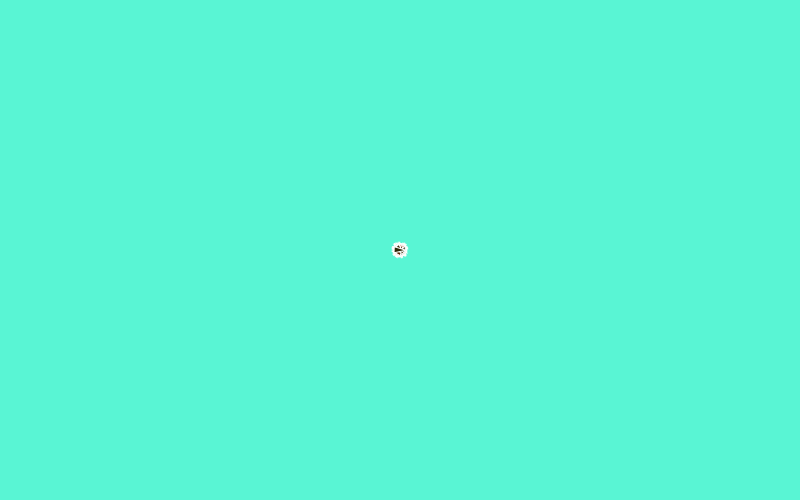
Frame 1 (no input)
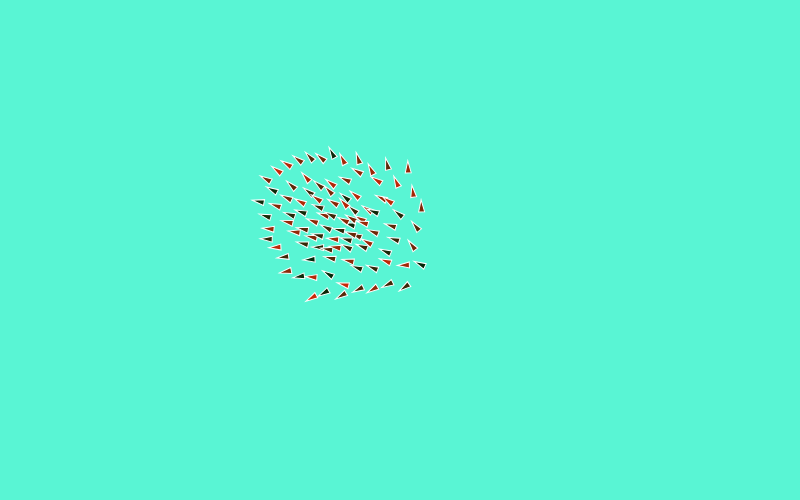
Frame 60 (no input)
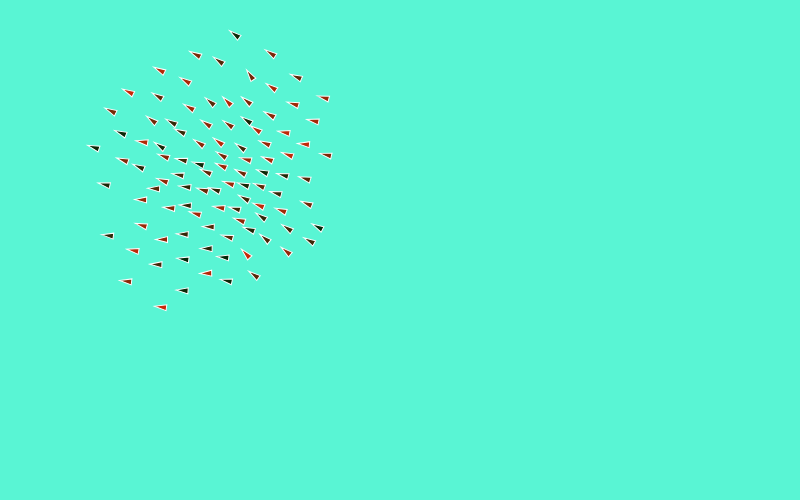
Frame 120 (the mouse pressed at the canvas centre since frame 60)

The p5.js sketch that drew these frames (run headless with seeded random() and noise() and a simulated clock; from frame 60 on, the mouse is pressed at the canvas centre):

// p5.js sketch
// ── sketch.js
let flock;

function setup() {
  createCanvas(800, 500);
  createP('Drag the mouse to generate new boids.');

  flock = new Flock();

  // Add an initial set of boids into the system
  for (let i = 0; i < 100; i++) {
    let b = new Boid(width / 2, height / 2);
    flock.addBoid(b);
  }

  describe(
    'A group of bird-like objects, represented by triangles, moving across the canvas, modeling flocking behavior.'
  );
}

function draw() {
  background(89, 245, 212);
  flock.run();
}

// On mouse drag, add a new boid to the flock
function mouseDragged() {
  flock.addBoid(new Boid(mouseX, mouseY));
}

// Flock class to manage the array of all the boids
class Flock {
  constructor() {
    // Initialize the array of boids
    this.boids = [];
  }

  run() {
    for (let boid of this.boids) {
      // Pass the entire list of boids to each boid individually
      boid.run(this.boids);
    }
  }

  addBoid(b) {
    this.boids.push(b);
  }
}

class Boid {
  constructor(x, y) {
    this.acceleration = createVector(0, 0);
    this.velocity = createVector(random(-1, 1), random(-1, 1));
    this.position = createVector(x, y);
    this.size = 3.0;

    // Maximum speed
    this.maxSpeed = 3;

    // Maximum steering force
    this.maxForce = 0.05;
    colorMode(RGB);
    this.color = color(random(202), 40, 7);
  }

  run(boids) {
    this.flock(boids);
    this.update();
    this.borders();
    this.render();
  } 

  applyForce(force) {
    // We could add mass here if we want: A = F / M
    this.acceleration.add(force);
  }

  // We accumulate a new acceleration each time based on three rules
  flock(boids) {
    let separation = this.separate(boids);
    let alignment = this.align(boids);
    let cohesion = this.cohesion(boids);

    // Arbitrarily weight these forces
    separation.mult(1.5);
    alignment.mult(1.0);
    cohesion.mult(1.0);

    // Add the force vectors to acceleration
    this.applyForce(separation);
    this.applyForce(alignment);
    this.applyForce(cohesion);
  }

  // Method to update location
  update() {
    // Update velocity
    this.velocity.add(this.acceleration);

    // Limit speed
    this.velocity.limit(this.maxSpeed);
    this.position.add(this.velocity);

    // Reset acceleration to 0 each cycle
    this.acceleration.mult(0);
  }

  // A method that calculates and applies a steering force towards a target
  // STEER = DESIRED MINUS VELOCITY
  seek(target) {
    // A vector pointing from the location to the target
    let desired = p5.Vector.sub(target, this.position);

    // Normalize desired and scale to maximum speed
    desired.normalize();
    desired.mult(this.maxSpeed);

    // Steering = Desired minus Velocity
    let steer = p5.Vector.sub(desired, this.velocity);

    // Limit to maximum steering force
    steer.limit(this.maxForce);
    return steer;
  }

  render() {
    // Draw a triangle rotated in the direction of velocity
    let theta = this.velocity.heading() + radians(90);
    fill(this.color);
    stroke(255);
    push();
    translate(this.position.x, this.position.y);
    rotate(theta);
    beginShape();
    vertex(0, -this.size * 2);
    vertex(-this.size, this.size * 2);
    vertex(this.size, this.size * 2);
    endShape(CLOSE);
    pop();
  }

  // Wraparound
  borders() {
    if (this.position.x < -this.size) {
      this.position.x = width + this.size;
    }

    if (this.position.y < -this.size) {
      this.position.y = height + this.size;
    }

    if (this.position.x > width + this.size) {
      this.position.x = -this.size;
    }

    if (this.position.y > height + this.size) {
      this.position.y = -this.size;
    }
  }

  // Separation
  // Method checks for nearby boids and steers away
  separate(boids) {
    let desiredSeparation = 25.0;
    let steer = createVector(0, 0);
    let count = 0;

    // For every boid in the system, check if it's too close
    for (let boid of boids) {
      let distanceToNeighbor = p5.Vector.dist(this.position, boid.position);

      // If the distance is greater than 0 and less than an arbitrary amount (0 when you are yourself)
      if (distanceToNeighbor > 0 && distanceToNeighbor < desiredSeparation) {
        // Calculate vector pointing away from neighbor
        let diff = p5.Vector.sub(this.position, boid.position);
        diff.normalize();

        // Scale by distance
        diff.div(distanceToNeighbor);
        steer.add(diff);

        // Keep track of how many
        count++;
      }
    }

    // Average -- divide by how many
    if (count > 0) {
      steer.div(count);
    }

    // As long as the vector is greater than 0
    if (steer.mag() > 0) {
      // Implement Reynolds: Steering = Desired - Velocity
      steer.normalize();
      steer.mult(this.maxSpeed);
      steer.sub(this.velocity);
      steer.limit(this.maxForce);
    }
    return steer;
  }

  // Alignment
  // For every nearby boid in the system, calculate the average velocity
  align(boids) {
    let neighborDistance = 50;
    let sum = createVector(0, 0);
    let count = 0;
    for (let i = 0; i < boids.length; i++) {
      let d = p5.Vector.dist(this.position, boids[i].position);
      if (d > 0 && d < neighborDistance) {
        sum.add(boids[i].velocity);
        count++;
      }
    }
    if (count > 0) {
      sum.div(count);
      sum.normalize();
      sum.mult(this.maxSpeed);
      let steer = p5.Vector.sub(sum, this.velocity);
      steer.limit(this.maxForce);
      return steer;
    } else {
      return createVector(0, 0);
    }
  }

  // Cohesion
  // For the average location (i.e., center) of all nearby boids, calculate steering vector towards that location
  cohesion(boids) {
    let neighborDistance = 50;
    let sum = createVector(0, 0); // Start with empty vector to accumulate all locations
    let count = 0;
    for (let i = 0; i < boids.length; i++) {
      let d = p5.Vector.dist(this.position, boids[i].position);
      if (d > 0 && d < neighborDistance) {
        sum.add(boids[i].position); // Add location
        count++;
      }
    }
    if (count > 0) {
      sum.div(count);
      return this.seek(sum); // Steer towards the location
    } else {
      return createVector(0, 0);
    }
  }
} // class Boid
